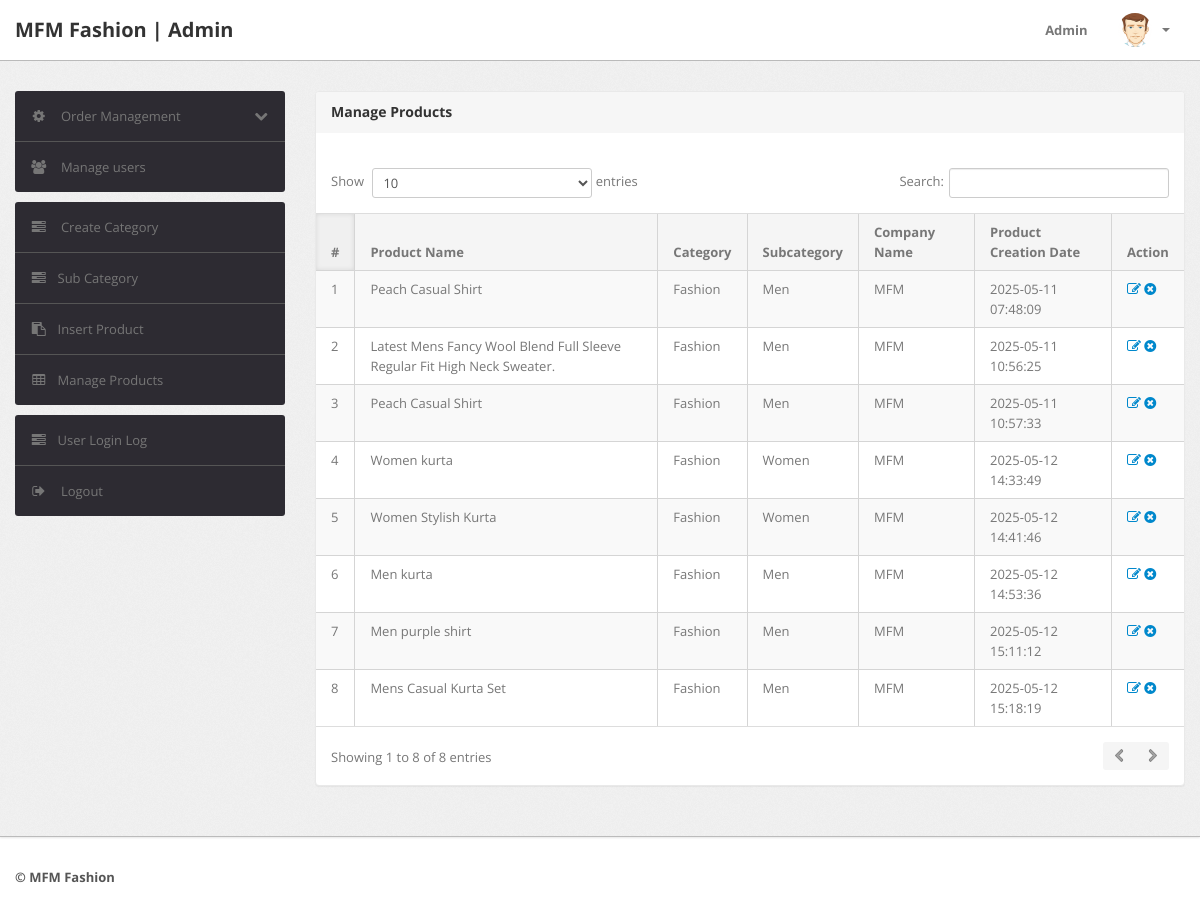
The page /shopping/admin/manage-products.php (signed in) on the database as committed earlier.
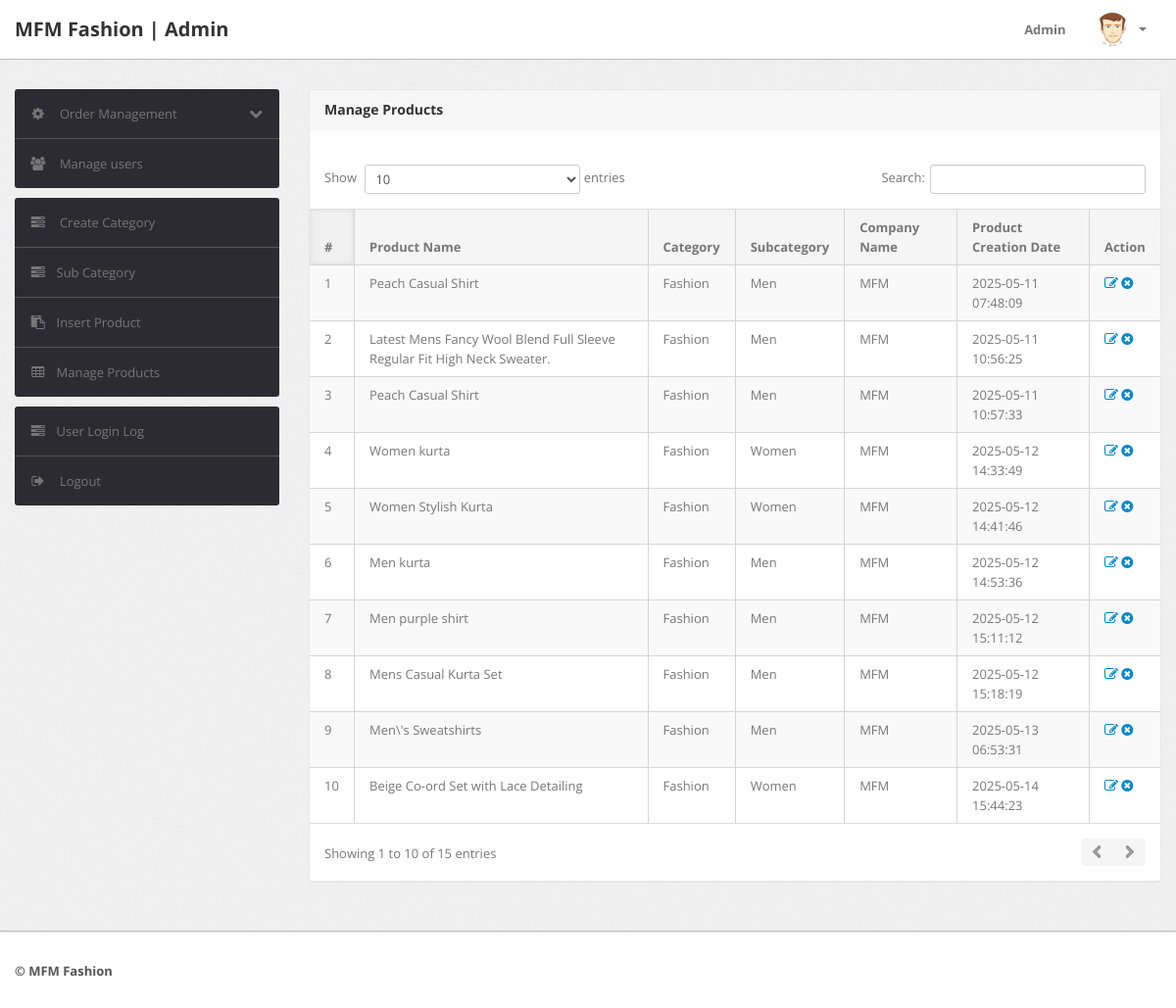
The same page on the database as committed later.
### tables this page shows
CREATE TABLE `products` (
  `id` int(11) NOT NULL,
  `category` int(11) NOT NULL,
  `subCategory` int(11) DEFAULT NULL,
  `productName` varchar(255) DEFAULT NULL,
  `productCompany` varchar(255) DEFAULT NULL,
  `productPrice` int(11) DEFAULT NULL,
  `productPriceBeforeDiscount` int(11) DEFAULT NULL,
  `productDescription` longtext DEFAULT NULL,
  `productImage1` varchar(255) DEFAULT NULL,
  `productImage2` varchar(255) DEFAULT NULL,
  `productImage3` varchar(255) DEFAULT NULL,
  `shippingCharge` int(11) DEFAULT NULL,
  `productAvailability` varchar(255) DEFAULT NULL,
  `postingDate` timestamp NULL DEFAULT current_timestamp(),
  `updationDate` varchar(255) DEFAULT NULL
);

CREATE TABLE `category` (
  `id` int(11) NOT NULL,
  `categoryName` varchar(255) DEFAULT NULL,
  `categoryDescription` longtext DEFAULT NULL,
  `creationDate` timestamp NOT NULL DEFAULT current_timestamp(),
  `updationDate` varchar(255) DEFAULT NULL
);

CREATE TABLE `subcategory` (
  `id` int(11) NOT NULL,
  `categoryid` int(11) DEFAULT NULL,
  `subcategory` varchar(255) DEFAULT NULL,
  `creationDate` timestamp NULL DEFAULT current_timestamp(),
  `updationDate` varchar(255) DEFAULT NULL
);

### shopping/admin/manage-products.php (the view, shortened to what this page needs)
<?php
include('include/config.php');
if(strlen($_SESSION['alogin'])==0)
	{
header('location:index.php');
}
else{
?>
<!DOCTYPE html>
<html lang="en">
<head>
	<link type="text/css" href="bootstrap/css/bootstrap.min.css" rel="stylesheet">
	<link type="text/css" href="bootstrap/css/bootstrap-responsive.min.css" rel="stylesheet">
	<link type="text/css" href="css/theme.css" rel="stylesheet">
	<link type="text/css" href="images/icons/css/font-awesome.css" rel="stylesheet">
</head>
<body>
<?php include('include/header.php');?>
	<div class="wrapper">
		<div class="container">
			<div class="row">
<?php include('include/sidebar.php');?>
			<div class="span9">
					<div class="content">
	<div class="module">
							<div class="module-head">
								<h3>Manage Products</h3>
							</div>
							<div class="module-body table">
									<br />
								<table cellpadding="0" cellspacing="0" border="0" class="datatable-1 table table-bordered table-striped	 display" width="100%">
									<thead>
										<tr>
											<th>#</th>
											<th>Product Name</th>
											<th>Category </th>
											<th>Subcategory</th>
											<th>Company Name</th>
											<th>Product Creation Date</th>
											<th>Action</th>
										</tr>
									</thead>
									<tbody>
<?php $query=mysqli_query($con,"select products.*,category.categoryName,subcategory.subcategory from products join category on category.id=products.category join subcategory on subcategory.id=products.subCategory");
$cnt=1;
while($row=mysqli_fetch_array($query))
{
?>
										<tr>
											<td><?php echo htmlentities($cnt);?></td>
											<td><?php echo htmlentities($row['productName']);?></td>
											<td><?php echo htmlentities($row['categoryName']);?></td>
											<td> <?php echo htmlentities($row['subcategory']);?></td>
											<td><?php echo htmlentities($row['productCompany']);?></td>
											<td><?php echo htmlentities($row['postingDate']);?></td>
											<td>
											<a href="edit-products.php?id=<?php echo $row['id']?>" ><i class="icon-edit"></i></a>
											<a href="manage-products.php?id=<?php echo $row['id']?>&del=delete" onClick="return confirm('Are you sure you want to delete?')"><i class="icon-remove-sign"></i></a></td>
										</tr>
										<?php $cnt=$cnt+1; } ?>
								</table>
							</div>
						</div>
					</div>
				</div>
			</div>
		</div>
	</div>
<?php include('include/footer.php');?>
</body>
<?php } ?>

Rows that differ between the two databases and show on the page:
added products: productName "Men\\'s Sweatshirts", category.categoryName "Fashion", subcategory.subcategory "Men", productCompany "MFM", postingDate "2025-05-13 06:53:31"
added products: productName "Beige Co-ord Set with Lace Detailing", category.categoryName "Fashion", subcategory.subcategory "Women", productCompany "MFM", postingDate "2025-05-14 15:44:23"
Other text that changed with them:
text written by a page script: "Show entries Search: Showing 1 to 8 of 8 entries" → "Show entries Search: Showing 1 to 10 of 15 entries"
